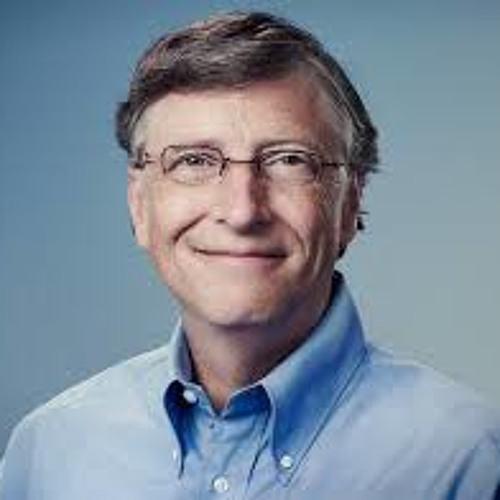
#> input picture data/Success_2/billgate2.jpg, 500 x 500 px; its folder holds only this picture in this run
$ python haarlike.py
#> lines starting #> are read from the running program, lines starting #| are printed output that depends on the picture
import cv2 as cv
from numpy import asarray
from PIL import Image
from os import listdir
from matplotlib import pyplot
import pandas as pd
import numpy

def face_detection(filename, required_size=(160, 160)):
  # Read image from your local file system
#> called with filename = 'data/Success_2/billgate2.jpg', required_size = (160, 160)
  original_image = cv.imread(filename)
#> original_image is the input picture: shape (500, 500, 3); mean B, G, R 153.3, 139.1, 125.9

  # Convert color image to grayscale for Viola-Jones
  grayscale_image = cv.cvtColor(original_image, cv.COLOR_BGR2GRAY)
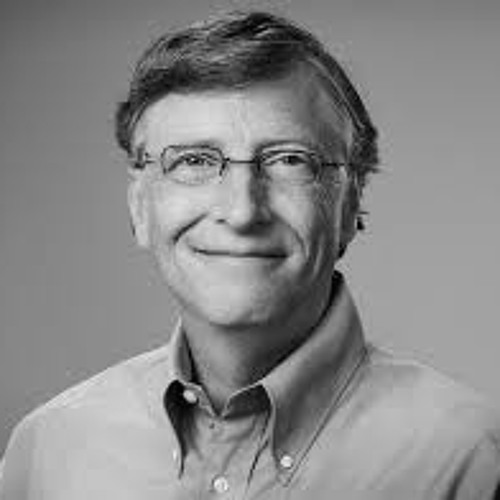
#> grayscale_image: shape (500, 500); min 1, max 245, mean 136.8

  # Load the classifier and create a cascade object for face detection
  face_cascade = cv.CascadeClassifier('data/lib/haarcascade_frontalface_alt.xml')

  detected_faces = face_cascade.detectMultiScale(grayscale_image)
#> detected_faces = [[120, 71, 241, 241]]
  # .....
  # convrt BGR to RGB
  original_image = cv.cvtColor(original_image, cv.COLOR_BGR2RGB)
  pixels = asarray(original_image)

  face = 1
  face_array = 1
  print("All detected face")
  numberOfFaces = len(detected_faces)
#> numberOfFaces = 1
  print(len(detected_faces))
#| 1
  # print(detected_faces)
  if(numberOfFaces == 0):
    print("Cannot find any faces in this image! Path: " + filename)
    return []
  column, row, width, height = detected_faces[0]
#> column = 120; row = 71; width = 241; height = 241
  if(len(detected_faces) > 1):
    column, row, width, height = detected_faces[1]
  # print(column)
  # print(row)
  # print(width)
  # print(height)
  # disable rectangle
  # cv.rectangle(
  #     original_image,
  #     (column, row),
  #     (column + width, row + height),
  #     (0, 255, 0),
  #     2
  # )

  # for (column, row, width, height) in detected_faces:
  #     cv.rectangle(
  #         original_image,
  #         (column, row),
  #         (column + width, row + height),
  #         (0, 255, 0),
  #         2
  #     )
  x1, y1 = abs(column), abs(row)
#> x1 = 120; y1 = 71
  x2, y2 = column + width, row + height
#> x2 = 361; y2 = 312
  # chọn vùng ảnh mặt trên hình ban đầu
  face = pixels[y1:y2, x1:x2]
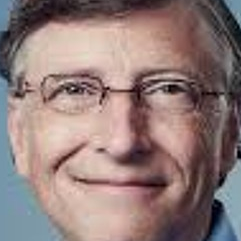
#> face: shape (241, 241, 3); mean R, G, B 145.5, 124.5, 121.8
  image = Image.fromarray(face)
  image = image.resize(required_size)
  face_array = asarray(image)
  # print(face_array)
  return face_array

def getListFeatureVectors(folder):
  # folder = 'data/Harry/'
  i = 1
  features = list()
  # enumerate files
  for filename in listdir(folder):
    # path
    path = folder + filename
    # get face
    face = face_detection(path)
    if(len(face) == 0):
       continue
    print(filename)
    print(i, face.shape)
#| 1 (160, 160, 3)
    # plot
    pyplot.subplot(2, 7, i)
    pyplot.axis('off')
    # khi chuyển sang bằng hàm asarray, ảnh sẽ có dạng BGR -> phải chuyển về RGB
    pyplot.imshow(face)
    tmp_image = cv.cvtColor(face, cv.COLOR_BGR2RGB)
    # featureVct = getFeatureVector(tmp_image)
    # featureVct = numpy.append(featureVct, path)
    # features.append(featureVct)
    cv.imshow("harry", tmp_image)
    i += 1
  # saveFeatureInCSV(features, 'data/csvfiles/data_4.csv')
  pyplot.show()

def saveFeatureInCSV(data, dataFilePath):
  pd.DataFrame(data).to_csv(dataFilePath)


# gọi function để trích rút và lưu trữ vector đặc trưng vào file csv
# đưa ảnh từ folder storage
# getListFeatureVectors("E:/NamDD/2021/PTIT/SecondSemeters/HeCSDLDPT/Project_2/Demo_2/static/storage/Images/")

# ..
getListFeatureVectors("data/Success_2/")

$ run again, on data/Success_2/denvau2.jpg
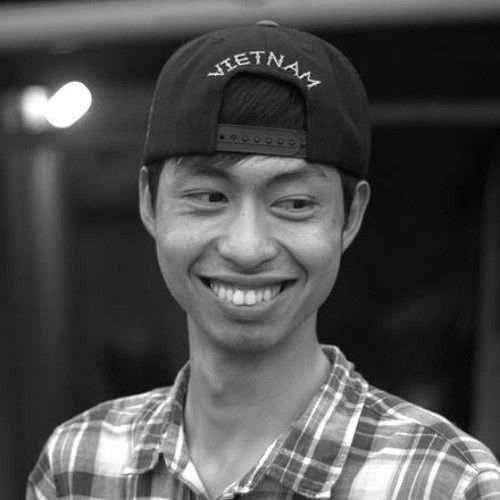
#> input picture data/Success_2/denvau2.jpg, 500 x 500 px
#> in face_detection, original_image is the input picture: shape (500, 500, 3); min 0, max 255, mean 77.6
#> detected_faces = [[125, 101, 253, 253]]
#> numberOfFaces = 1
#| 1
#> column = 125; row = 101; width = 253
#> x1 = 125; y1 = 101
#> x2 = 378; y2 = 354
#> in face_detection, `face = pixels[y1:y2, x1:x2]`:
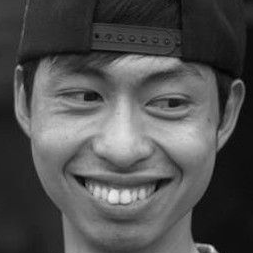
#> face: shape (253, 253, 3); min 0, max 236, mean 80.9
#| 1 (160, 160, 3)

$ run again, on data/Success_2/denvau3.jpg
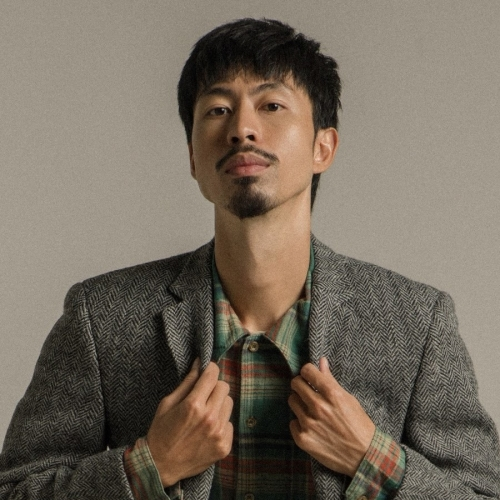
#> input picture data/Success_2/denvau3.jpg, 500 x 500 px
#> in face_detection, original_image is the input picture: shape (500, 500, 3); mean B, G, R 93.9, 107.2, 117.8
#> in face_detection, `grayscale_image = cv.cvtColor(original_image, cv.COLOR_BGR2GRAY)`:
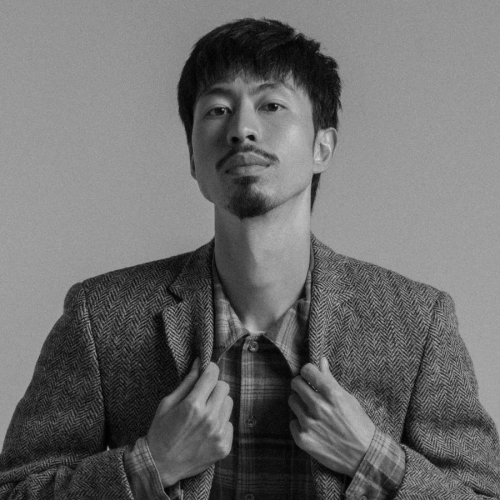
#> grayscale_image: shape (500, 500); min 0, max 211, mean 108.9
#> detected_faces = [[184, 58, 129, 129]]
#> numberOfFaces = 1
#| 1
#> column = 184; row = 58; width = 129
#> x1 = 184; y1 = 58
#> x2 = 313; y2 = 187
#> in face_detection, `face = pixels[y1:y2, x1:x2]`:
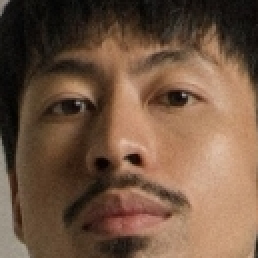
#> face: shape (129, 129, 3) (shown 2 times larger); mean R, G, B 113.5, 85.5, 65.4
#| 1 (160, 160, 3)

$ run again, on data/Success_2/denvau4.jpg
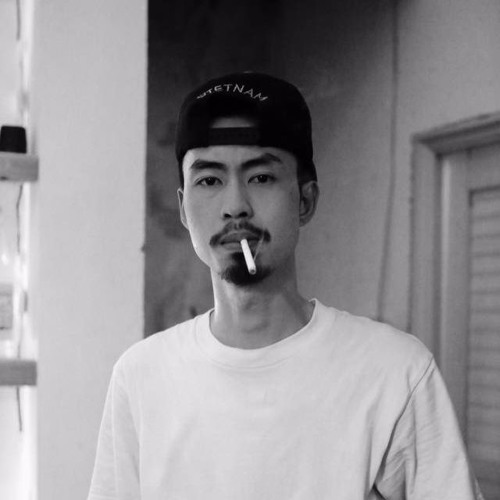
#> input picture data/Success_2/denvau4.jpg, 500 x 500 px
#> in face_detection, original_image is the input picture: shape (500, 500, 3); mean B, G, R 147.2, 144.2, 146.2
#> detected_faces = [[164, 122, 145, 145]]
#> numberOfFaces = 1
#| 1
#> column = 164; row = 122; width = 145
#> x1 = 164; y1 = 122
#> x2 = 309; y2 = 267
#> in face_detection, `face = pixels[y1:y2, x1:x2]`:
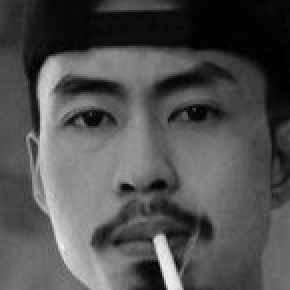
#> face: shape (145, 145, 3) (shown 2 times larger); mean R, G, B 81.6, 79.6, 82.6
#| 1 (160, 160, 3)
